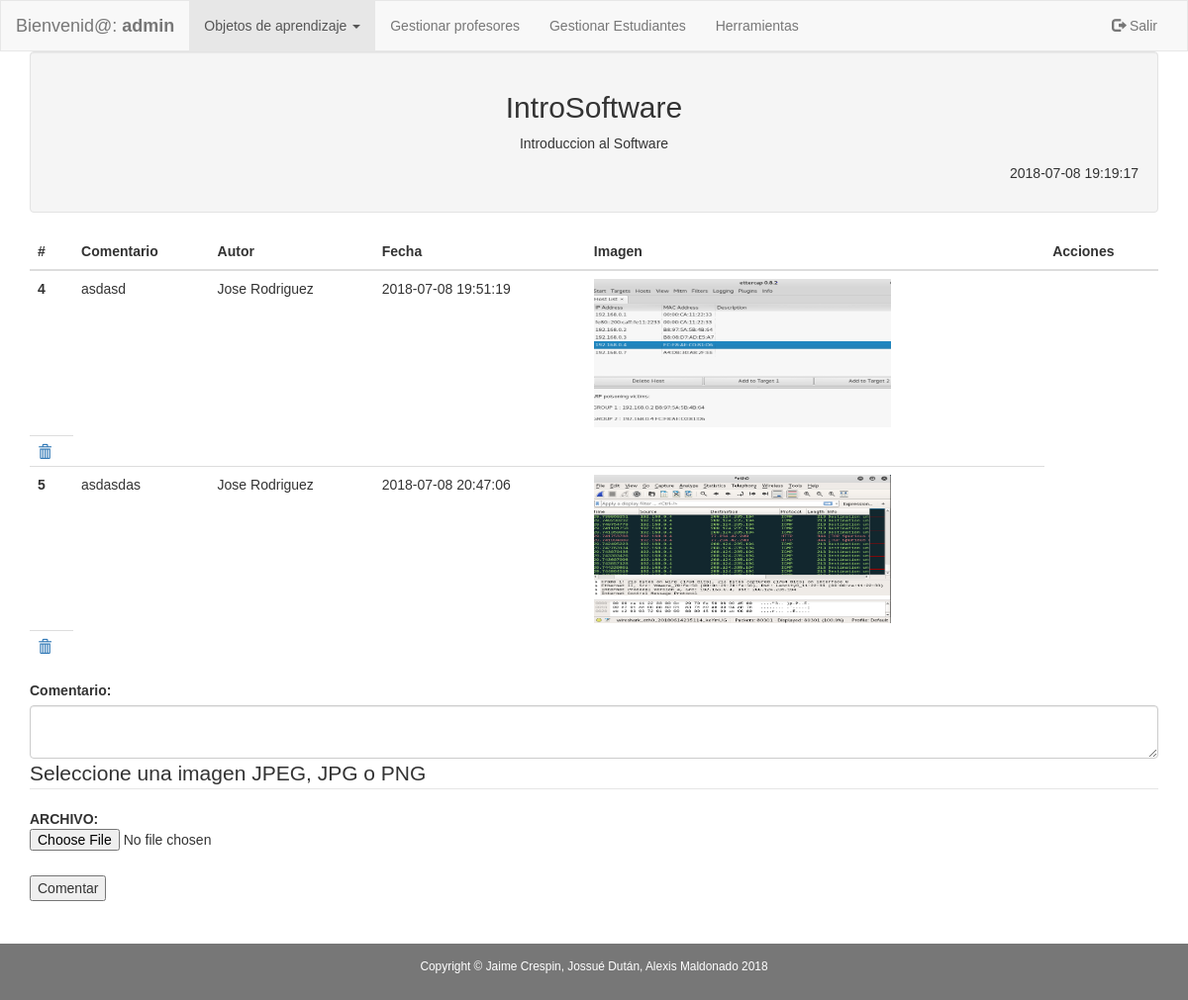
/aplicacion/modulos_administrador/adm_comentarios.php?id=92 (signed in), run on the app's committed database.
### tables this page shows
CREATE TABLE IF NOT EXISTS `objeto_aprendizaje` (
  `idobjeto_aprendizaje` int(11) NOT NULL AUTO_INCREMENT,
  `nombre` varchar(45) DEFAULT NULL,
  `descripcion` varchar(500) DEFAULT NULL,
  `id_usuario` int(11) DEFAULT NULL,
  `institucion` varchar(45) DEFAULT NULL,
  `fechaCreacion` timestamp NOT NULL DEFAULT CURRENT_TIMESTAMP,
  `palabras_clave` varchar(500) DEFAULT NULL,
  `tamanio` varchar(45) DEFAULT NULL,
  `ruta` varchar(45) DEFAULT NULL,
  PRIMARY KEY (`idobjeto_aprendizaje`),
  KEY `fk_objeto_aprendizaje_usuario1_idx` (`id_usuario`)
);

CREATE TABLE IF NOT EXISTS `comentario` (
  `idcomentario` int(11) NOT NULL AUTO_INCREMENT,
  `contenido` varchar(500) DEFAULT NULL,
  `idusuario` int(11) DEFAULT NULL,
  `id_objeto_aprendizaje` int(11) DEFAULT NULL,
  `fechacomentario` timestamp NOT NULL DEFAULT CURRENT_TIMESTAMP ON UPDATE CURRENT_TIMESTAMP,
  `rutaimagen` varchar(100) DEFAULT NULL,
  PRIMARY KEY (`idcomentario`),
  KEY `fk_comentario_usuario1_idx` (`idusuario`),
  KEY `fk_comentario_objeto_aprendizaje1_idx` (`id_objeto_aprendizaje`)
);

CREATE TABLE IF NOT EXISTS `profesor` (
  `idprofesor` int(11) NOT NULL AUTO_INCREMENT,
  `ci` varchar(10) DEFAULT NULL,
  `nombres` varchar(45) DEFAULT NULL,
  `apellidos` varchar(45) DEFAULT NULL,
  `id_departamento` int(11) DEFAULT NULL,
  `id_facultad` int(11) DEFAULT NULL,
  `mail` varchar(45) DEFAULT NULL,
  `id_usuario` int(11) DEFAULT NULL,
  PRIMARY KEY (`idprofesor`),
  KEY `fk_profesor_usuario_idx` (`id_usuario`),
  KEY `fk_profesor_departamento1_idx` (`id_departamento`),
  KEY `fk_profesor_facultad1_idx` (`id_facultad`)
);

### aplicacion/clases_negocio/funciones_oa_profesor.php (called while the page is built, shortened)
<?php
function obtener_tipo_usuario_con_id($id_usuario){
    $conexion = new Conexion();
    $statement = 'select * from usuario where idUsuario=?';
    $consulta = $conexion->prepare($statement);
    $consulta->setFetchMode(PDO::FETCH_ASSOC);
    $consulta->execute([$id_usuario]);
    if ($consulta->rowCount() != 0) {
        $fila = $consulta->fetch();
        $tipo_usuario = $fila['tipo_usuario'];
    }
    if (isset($tipo_usuario)) {
        return $tipo_usuario;
    } else {
        return null;
    }
}
function obtener_id_profesor_con_id_usuario($id_usuario) {
    $conexion = new Conexion();
    $statement = 'select pro.idprofesor from usuario as us, profesor as pro where us.idUsuario=pro.id_usuario and us.idUsuario=?';
    $consulta = $conexion->prepare($statement);
    $consulta->setFetchMode(PDO::FETCH_ASSOC);
    $consulta->execute([$id_usuario]);
    if ($consulta->rowCount() != 0) {
        $fila = $consulta->fetch();
        $id_profesor = $fila['idprofesor'];
    }
    if (isset($id_profesor)) {
        return $id_profesor;
    } else {
        return null;
    }
}
function obtener_profesor_como_arreglo($id_profesor) {
    $conexion = new Conexion();
    $statement = 'select * from profesor where idprofesor=?';
    $consulta = $conexion->prepare($statement);
    $consulta->setFetchMode(PDO::FETCH_ASSOC);
    $consulta->execute([$id_profesor]);
    if ($consulta->rowCount() != 0) {
        $fila = $consulta->fetch();
    }
    if (isset($fila)) {
        return $fila;
    } else {
        return null;
    }
}
function obtener_oa_como_arreglo($id_objeto_aprendizaje) {
    $conexion = new Conexion();
    $statement = 'select * from objeto_aprendizaje where idobjeto_aprendizaje=?';
    $consulta = $conexion->prepare($statement);
    $consulta->setFetchMode(PDO::FETCH_ASSOC);
    $consulta->execute([$id_objeto_aprendizaje]);
    if ($consulta->rowCount() != 0) {
        $fila = $consulta->fetch();
    }
    if (isset($fila)) {
        return $fila;
    } else {
        return null;
    }
}
?>

### aplicacion/modulos_administrador/adm_comentarios.php (the view, shortened to what this page needs)
<!DOCTYPE html PUBLIC "-//W3C//DTD XHTML 1.0 Transitional//EN"
        "http://www.w3.org/TR/xhtml1/DTD/xhtml1-transitional.dtd">
<html xmlns="http://www.w3.org/1999/xhtml" lang="es">
<head>
    <link rel="stylesheet" href="../../plugins/bootstrap/css/bootstrap.min.css"></link>
</head>
<body>
<?php include './navbar_adm_obj_apr.php'; ?>
<?php
require '../clases_negocio/funciones_oa_profesor.php';
$id_objeto_aprendizaje = filter_input(INPUT_GET, 'id');
$objeto_de_aprendizaje = obtener_oa_como_arreglo($id_objeto_aprendizaje);
?>
<div class="container">
    <div class="well text-center">
        <h2><?php echo $objeto_de_aprendizaje['nombre'] ?></h2>
        <p><?php echo $objeto_de_aprendizaje['descripcion'] ?></p>
        <div style="text-align:right">
            <p><?php echo $objeto_de_aprendizaje['fechaCreacion'] ?></p>
        </div>
    </div>
    <div class="table-responsive-sm">
        <table class="table thead-light">
            <div class="col-sm-6 col-sm-offset-3">
                <thead class="th">
                <tr>
                    <th scope="col">#</th>
                    <th scope="col">Comentario</th>
                    <th scope="col">Autor</th>
                    <th scope="col">Fecha</th>
                    <th scope="col">Imagen</th>
                    <th scope="col">Acciones</th>
                </tr>
                </thead>
                <tbody>
                <?php
                $statement = "select * from comentario where id_objeto_aprendizaje=?";
                $conexion = new Conexion();
                $consulta = $conexion->prepare($statement);
                $consulta->setFetchMode(PDO::FETCH_ASSOC);
                $consulta->execute([$id_objeto_aprendizaje]);
                if ($consulta->rowCount() != 0) {
                    while ($comentario = $consulta->fetch()) {
                        echo '<tr class="">';
                        echo '<th scope="row text-center">' . $comentario['idcomentario'] . '</th>';
                        echo '<td>' . $comentario['contenido'] . '</td>';
                        if (obtener_tipo_usuario_con_id($comentario['idusuario']) == 'ADM') {
                            echo '<td>Administrador</td>';
                        } else {
                            $profesor = obtener_profesor_como_arreglo(obtener_id_profesor_con_id_usuario($comentario['idusuario']));
                            echo '<td>' . $profesor['nombres'] . ' ' . $profesor['apellidos'] . '</td>';
                        }
                        echo '<td>' . $comentario['fechacomentario'] . '</td>';
                        if(($comentario['rutaimagen'])=="../../imagenes/")
                        {
                            echo '</tr>';
                        }else{
                            echo "<td><a onclick=\"previewImagen('".$comentario['rutaimagen']."');\"><img id='imgId' src='". $comentario['rutaimagen'] . "' width='300' height='150'></a></td>";
                            echo '</tr>';
                        }
                        echo "<td><a onClick=\"javascript: return confirm('Realmente desea eliminar el objeto de aprendizaje?');\" href='adm_comentarios.php?id=".$comentario['id_objeto_aprendizaje']."&idcom=".$comentario['idcomentario']."&idborrar=2'><span class='glyphicon glyphicon-trash'></a></td>";
                    }
                }
                ?>
                </tbody>
            </div>
        </table>
    </div>
    <form action="../modulos_administrador/adm_ejecutar_comentar.php" method="post" enctype="multipart/form-data">
        <div class="form-group">
            <label for="contenido">Comentario:</label>
            <textarea type="tex" class="form-control" id="contenido" name="contenido" required></textarea>
            <fieldset>
                <legend>Seleccione una imagen JPEG, JPG o PNG</legend>
                <p><b>ARCHIVO:</b><input type="file" name="file" id= "file"/></p>
            </fieldset>
        </div>
        <input type="submit" name="submitted" value="Comentar"/>
    </form>
</div>
<footer class="label-default container-fluid text-center">
    <p class="copyright small">Copyright &copy; Jaime Crespin, Jossué Dután, Alexis Maldonado 2018</p>
</footer>
</body>
</html>

### aplicacion/modulos_administrador/navbar_adm_obj_apr.php (shortened to what this page needs)
<nav class="navbar navbar-default">
    <div class="container-fluid">
        <div class="navbar-header">
            <a class="navbar-brand" href="#">Bienvenid@: <strong><?php echo $_SESSION['usuario'] ?></strong></a>
        </div>
        <div class="collapse navbar-collapse" id="myNavbar">
            <ul class="nav navbar-nav">
                <li class="dropdown active">
                    <a class="dropdown-toggle" data-toggle="dropdown" href="#">Objetos de aprendizaje
                        <span class="caret"></span></a>
                </li>
                <li><a href="adm_buscar_profesores.php">Gestionar profesores</a></li>
                <li><a href="adm_buscar_estudiantes.php">Gestionar Estudiantes</a></li>
                <li><a href="adm_herramientas.php">Herramientas</a></li>
            </ul>
            <ul class="nav navbar-nav navbar-right">
                <li><a href="../../aplicacion/desconectar_sesion.php"><span class="glyphicon glyphicon-log-out"></span> Salir</a></li>
            </ul>
        </div>
    </div>
</nav>

### aplicacion/modulos_administrador/adm_comentarios.php (style rules this page uses)
.navbar { margin-bottom: 0; border-radius: 0; }
html { min-height: 100%; position: relative; }
body { margin:0; margin-bottom: 40px; }
footer { background-color: #555; color: white; padding: 15px; position: absolute; bottom: 0; width: 100%; }
body { font-family: Arial, Helvetica, sans-serif; }

### data on the page
objeto_aprendizaje: nombre "IntroSoftware", descripcion "Introduccion al Software", fechaCreacion "2018-07-08 19:19:17"
comentario: idcomentario "4", contenido "asdasd", idusuario.nombres "Jose", idusuario.apellidos "Rodriguez", fechacomentario "2018-07-08 19:51:19", rutaimagen (picture)
comentario: idcomentario "5", contenido "asdasdas", idusuario.nombres "Jose", idusuario.apellidos "Rodriguez", fechacomentario "2018-07-08 20:47:06", rutaimagen (picture)

### other printed values
$_SESSION['usuario'] "admin"
